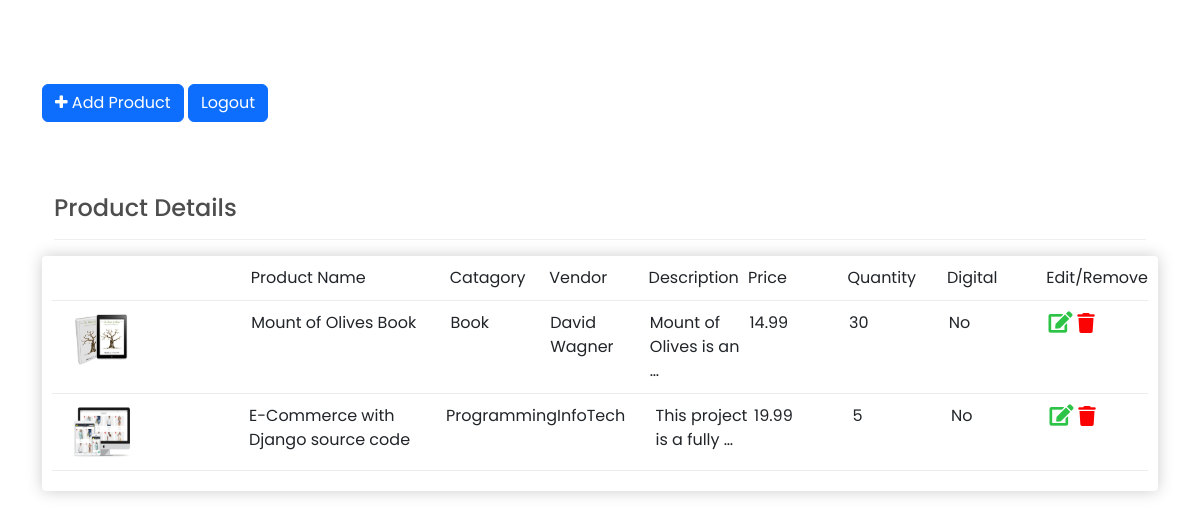
The app's page /seller_dasboard (signed in) with its own data.
### store/models.py (models this page shows, shortened)
class Product(models.Model):
	seller = models.ForeignKey(Seller,on_delete=models.CASCADE,null=True)
	catagory_name = models.ForeignKey(Catagory,on_delete=models.CASCADE)
	name = models.CharField(max_length=200, null=False, blank=False)
	price = models.FloatField()
	description = models.TextField(max_length=500, null=False, blank=False, default="product_description")
	vendor = models.CharField(max_length=150, null=False, blank=False, default="vendor")
	quantity = models.IntegerField(null=False, blank=False, default=0)
	digital = models.BooleanField(default=False, null=True, blank=True)
	image = models.ImageField(null=True, blank=True)
	@property
	def imageURL(self):
		try:
			url = self.image.url   #.URL returns the publicly accessible URL of the file
		except:
			url = ''
		return url
	def __str__(self):
		return self.name

class Catagory(models.Model):
	catagory_name = models.CharField(max_length=150, null=False, blank=False)
	cat_image = models.ImageField(null=True, blank=True)
	Description = models.TextField(max_length=500, null=False, blank=False)
	status = models.BooleanField(default=False, help_text="0-Show,1-Hidden")
	created_at = models.DateTimeField(auto_now_add=True)
	def __str__(self):
		return self.catagory_name

### store/views.py (the view)
# urls.py: path('seller_dasboard',views.seller_dashboard,name="seller_dashboard"),
def seller_dashboard(request):
	seller_id = request.session.get('seller_id')
	seller = Seller.objects.get(id = seller_id)
	product =  Product.objects.filter(seller=seller)
	print(product)
	print(seller)
	return render(request, 'store/seller/seller_dashboard.html', {'sellers': seller,'product':product})

### store/models.py (called while the page is built)
	def __str__(self):
		return self.company_name

### store/templates/store/seller/seller_dashboard.html (shortened to what this page needs)
{% extends 'store/main.html' %}
{% load static %}
{% block content %}
<a href="{% url 'seller_product_upload' %}"><button type="button" class="btn btn-primary"><i class="fa fa-plus"></i>&nbsp;Add Product</button></a>
<a href="{% url 'logout' %}"><button type="button" class="btn btn-primary">Logout</button></a>
<br>
<section class="py-4 my-5" style="min-height:600px;">
    <div class="container">
      <div class="row">
        <div class="col-12">
          <h4 class="mb-3">Product Details</h4>
          <hr style="border-color:#b8bfc2;">
        </div>
        <div class="box-element">
            <div class="cart-row">
                <div style="flex:2"></div>
                <div style="flex:2"></strong>Product Name</strong></div>
                <div style="flex:1"></strong>Catagory</strong></div>
                <div style="flex:1"></strong>Vendor</strong></div>
                <div style="flex:1"></strong>Description</strong></div>
                <div style="flex:1"></strong>Price</strong></div>
                <div style="flex:1"></strong>Quantity</strong></div>
                <div style="flex:1"></strong>Digital</strong></div>
                <div style="flex:1"></strong>Edit/Remove</strong></div>
            </div>
            {% for item in product %}
            <div class="cart-row">
                <div style="flex:2"><img class="row-image" src="{{item.imageURL}}"></div>
                <div style="flex:2">{{item.name}}</div>
                <div style="flex:1">{{item.catagory_name}}</div>
                <div style="flex:1">{{item.vendor}}</div>
                <div style="flex:1">{{item.description | truncatewords:5}}</div>
                <div style="flex:1">{{item.price}}</div>
                <div style="flex:1">{{item.quantity}}</div>
                <div style="flex:1">{% if item.dgital %} Yes {% else %} No {% endif %}</div>
                <div style="flex:1"><a href="{%  url 'seller_product_upload' item.id %}"><i class="fas fa-edit fa-lg" style="color: #2cc346;"></i></a>
                    <a href="{% url 'remove_product' item.id %}"  onclick="return confirm('Are you sure? to Remove')" ><img src="{% static 'images/trash.png' %}"></a>
                </div>
            </div>
            {% endfor %}
        </div>
        {% endblock %}

### static/css/main.css (style rules this page uses)
h1,h2,h3,h4,h5,h6 { color:hsl(0, 0%, 30%); }
.box-element { box-shadow:hsl(0, 0%, 80%) 0 0 16px; background-color: #fff; border-radius: 4px; padding: 10px; }
.row-image { width: 100px; }
.cart-row { display: flex; align-items: flex-stretch; padding-bottom: 10px; margin-bottom: 10px; border-bottom: 1px solid #ececec; }

### static/css/profile_style.css (style rules this page uses)
* { padding: 0; margin: 0; box-sizing: border-box; font-family: 'Poppins', sans-serif; }

### records on screen
Product: imageURL (picture), name "Mount of Olives Book", catagory_name "Book", vendor "David Wagner", description "Mount of Olives is an …", price "14.99", quantity "30"
Product: imageURL (picture), name "E-Commerce with Django source code", catagory_name "Programming", vendor "InfoTech", description "This project is a fully …", price "19.99", quantity "5"
